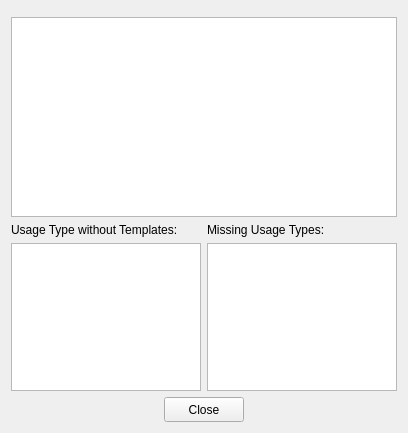
<?xml version="1.0" encoding="UTF-8"?>
<ui version="4.0">
 <class>Form</class>
 <widget class="QWidget" name="Form">
  <property name="geometry">
   <rect>
    <x>0</x>
    <y>0</y>
    <width>408</width>
    <height>433</height>
   </rect>
  </property>
  <property name="windowTitle">
   <string>Form</string>
  </property>
  <layout class="QGridLayout" name="gridLayout">
   <item row="1" column="0" colspan="2">
    <widget class="QTableWidget" name="_tblMissingColumns">
     <property name="minimumSize">
      <size>
       <width>0</width>
       <height>200</height>
      </size>
     </property>
     <property name="alternatingRowColors">
      <bool>true</bool>
     </property>
    </widget>
   </item>
   <item row="2" column="0" colspan="2">
    <layout class="QHBoxLayout" name="horizontalLayout_2">
     <item>
      <layout class="QVBoxLayout" name="verticalLayout">
       <item>
        <widget class="QLabel" name="label">
         <property name="text">
          <string>Usage Type without Templates:</string>
         </property>
        </widget>
       </item>
       <item>
        <widget class="QTextEdit" name="textEdit"/>
       </item>
      </layout>
     </item>
     <item>
      <spacer name="horizontalSpacer_3">
       <property name="orientation">
        <enum>Qt::Horizontal</enum>
       </property>
       <property name="sizeHint" stdset="0">
        <size>
         <width>40</width>
         <height>20</height>
        </size>
       </property>
      </spacer>
     </item>
     <item>
      <layout class="QVBoxLayout" name="verticalLayout_2">
       <item>
        <widget class="QLabel" name="label_2">
         <property name="text">
          <string>Missing Usage Types:</string>
         </property>
        </widget>
       </item>
       <item>
        <widget class="QTextEdit" name="textEdit_2"/>
       </item>
      </layout>
     </item>
    </layout>
   </item>
   <item row="3" column="0" colspan="2">
    <layout class="QHBoxLayout" name="horizontalLayout">
     <item>
      <spacer name="horizontalSpacer">
       <property name="orientation">
        <enum>Qt::Horizontal</enum>
       </property>
       <property name="sizeHint" stdset="0">
        <size>
         <width>40</width>
         <height>20</height>
        </size>
       </property>
      </spacer>
     </item>
     <item>
      <widget class="QPushButton" name="_btnClose">
       <property name="enabled">
        <bool>true</bool>
       </property>
       <property name="minimumSize">
        <size>
         <width>60</width>
         <height>25</height>
        </size>
       </property>
       <property name="sizeIncrement">
        <size>
         <width>60</width>
         <height>0</height>
        </size>
       </property>
       <property name="text">
        <string>Close</string>
       </property>
      </widget>
     </item>
     <item>
      <spacer name="horizontalSpacer_2">
       <property name="orientation">
        <enum>Qt::Horizontal</enum>
       </property>
       <property name="sizeHint" stdset="0">
        <size>
         <width>40</width>
         <height>20</height>
        </size>
       </property>
      </spacer>
     </item>
    </layout>
   </item>
   <item row="0" column="0" colspan="2">
    <widget class="mpltWidgetBar" name="widget_Bar" native="true"/>
   </item>
  </layout>
 </widget>
 <customwidgets>
  <customwidget>
   <class>mpltWidgetBar</class>
   <extends>QWidget</extends>
   <header>mpltwidgetbar.h</header>
   <container>1</container>
  </customwidget>
 </customwidgets>
 <resources/>
 <connections/>
</ui>
